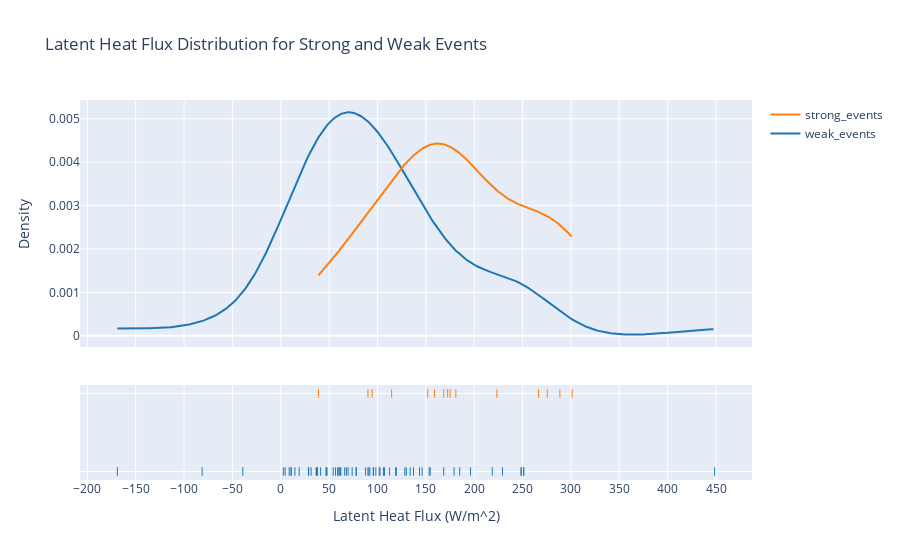

The notebook cell saved with this chart:
### Code cell
import plotly.figure_factory as ff
import numpy as np

# Assuming you have another dataset named 'strong_data'
group_labels = ['weak_events', 'strong_events'] # names of the datasets

fig = ff.create_distplot([weak_data.dropna(dim='time').values, strong_data.dropna(dim='time').values], group_labels, bin_size=0.5,
                         show_hist=False)

# add xlabel

fig.update_layout(
    xaxis_title_text='Latent Heat Flux (W/m^2)',
    title='Latent Heat Flux Distribution for Strong and Weak Events',
    xaxis = dict(
        tickmode = 'linear',
        tick0 = 0,
        dtick = 50
    ),
    yaxis = dict(
        title = 'Density'
    )

)

fig.show()

### Figure 1 — Plotly figure (JSON) as saved in the notebook; plotly's stock layout.template omitted (floating-point values rounded to 4 significant figures; data arrays with more than 128 entries replaced by an {"elided": "..."} marker saying what was removed)
{"data": [{"legendgroup": "weak_events", "marker": {"color": "rgb(31, 119, 180)"}, "mode": "lines", "name": "weak_events", "showlegend": true, "type": "scatter", "x": {"elided": "500 float values"}, "xaxis": "x", "y": {"elided": "500 float values"}, "yaxis": "y"}, {"legendgroup": "strong_events", "marker": {"color": "rgb(255, 127, 14)"}, "mode": "lines", "name": "strong_events", "showlegend": true, "type": "scatter", "x": {"elided": "500 float values"}, "xaxis": "x", "y": {"elided": "500 float values"}, "yaxis": "y"}, {"legendgroup": "weak_events", "marker": {"color": "rgb(31, 119, 180)", "symbol": "line-ns-open"}, "mode": "markers", "name": "weak_events", "showlegend": false, "type": "scatter", "x": [129.8, 101.8, 168.5, 90.12, 54.14, 10.81, 102.6, 56.54, 92.14, 196.2, 98.25, 118.8, 229.2, 78.08, 36.93, 106.1, 91.13, 95.88, 87.7, 69.57, 73.78, -39.3, 448.6, 218.6, 154.5, 153.4, 146.1, 28.6, 61.39, 112.5, 77.84, 66.12, -169, 2.615, 119.5, 47.75, 62.12, 31.33, 4.524, 36.53, 8.662, 14.56, 67.75, -81.33, 137.2, 38.02, 18.98, 133.8, 59.16, 58.91, 10.56, 47.28, 41.16, 28.89, 248.5, 248.5, 251.1, 251.1, 251.1, 128.3, 107.3, 143.4, 46.8, 95.56, 179.2, 60.47, 185], "xaxis": "x", "y": ["weak_events", "weak_events", "weak_events", "weak_events", "weak_events", "weak_events", "weak_events", "weak_events", "weak_events", "weak_events", "weak_events", "weak_events", "weak_events", "weak_events", "weak_events", "weak_events", "weak_events", "weak_events", "weak_events", "weak_events", "weak_events", "weak_events", "weak_events", "weak_events", "weak_events", "weak_events", "weak_events", "weak_events", "weak_events", "weak_events", "weak_events", "weak_events", "weak_events", "weak_events", "weak_events", "weak_events", "weak_events", "weak_events", "weak_events", "weak_events", "weak_events", "weak_events", "weak_events", "weak_events", "weak_events", "weak_events", "weak_events", "weak_events", "weak_events", "weak_events", "weak_events", "weak_events", "weak_events", "weak_events", "weak_events", "weak_events", "weak_events", "weak_events", "weak_events", "weak_events", "weak_events", "weak_events", "weak_events", "weak_events", "weak_events", "weak_events", "weak_events"], "yaxis": "y2"}, {"legendgroup": "strong_events", "marker": {"color": "rgb(255, 127, 14)", "symbol": "line-ns-open"}, "mode": "markers", "name": "strong_events", "showlegend": false, "type": "scatter", "x": [301.3, 175.1, 288.6, 151.9, 275.5, 94.48, 159, 223.4, 266.6, 172.5, 168.5, 181, 90.13, 38.91, 114.6], "xaxis": "x", "y": ["strong_events", "strong_events", "strong_events", "strong_events", "strong_events", "strong_events", "strong_events", "strong_events", "strong_events", "strong_events", "strong_events", "strong_events", "strong_events", "strong_events", "strong_events"], "yaxis": "y2"}], "layout": {"barmode": "overlay", "hovermode": "closest", "legend": {"traceorder": "reversed"}, "title": {"text": "Latent Heat Flux Distribution for Strong and Weak Events"}, "xaxis": {"anchor": "y2", "domain": [0, 1], "dtick": 50, "tick0": 0, "tickmode": "linear", "title": {"text": "Latent Heat Flux (W/m^2)"}, "zeroline": false}, "yaxis": {"anchor": "free", "domain": [0.35, 1], "position": 0, "title": {"text": "Density"}}, "yaxis2": {"anchor": "x", "domain": [0, 0.25], "dtick": 1, "showticklabels": false}}}
